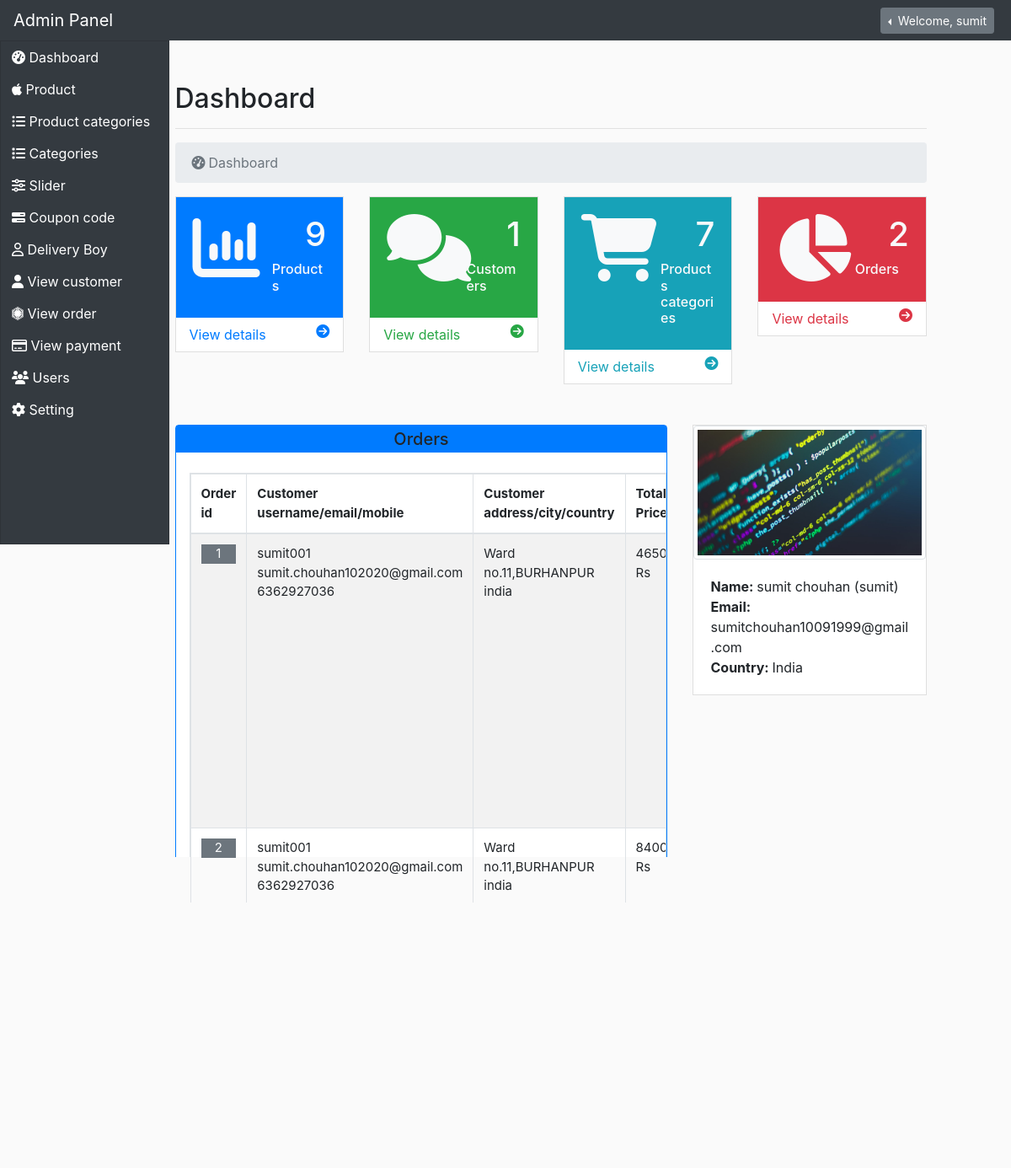
The app's page /admin_area/index.php?dashboard (signed in) with its own data.
### tables this page shows
CREATE TABLE `orders` (
  `order_id` int(11) NOT NULL,
  `delivery_address` text NOT NULL,
  `city` varchar(255) NOT NULL,
  `mobile_no` bigint(20) NOT NULL,
  `zipcode` int(100) NOT NULL,
  `customer_id` int(11) NOT NULL,
  `invoice_no` bigint(20) NOT NULL,
  `total_amount` int(100) NOT NULL,
  `order_date` timestamp NOT NULL DEFAULT current_timestamp(),
  `payment_status` text NOT NULL,
  `order_status` varchar(255) NOT NULL DEFAULT '6',
  `deliveryboy_id` int(11) NOT NULL,
  `payment_mode` varchar(255) NOT NULL,
  `payment_id` text NOT NULL
);

CREATE TABLE `customers` (
  `cus_id` int(11) NOT NULL,
  `cus_name` varchar(255) NOT NULL,
  `cus_email` varchar(255) NOT NULL,
  `cus_password` text NOT NULL,
  `cus_username` varchar(255) NOT NULL,
  `cus_country` varchar(255) NOT NULL,
  `cus_city` varchar(255) NOT NULL,
  `cus_address` text NOT NULL,
  `cus_contact` int(10) NOT NULL,
  `cus_ip` text DEFAULT NULL,
  `cus_image` varchar(255) NOT NULL,
  `status` int(11) NOT NULL DEFAULT 1,
  `email_status` int(11) NOT NULL DEFAULT 0,
  `time&date` timestamp NOT NULL DEFAULT current_timestamp()
);

### admin_area/dashboard.php (the view, shortened to what this page needs)
<?php
@include "includes/db.php";
if(!isset($_SESSION['admin'])){
    header("Location: login.php");
}else{
?>
<h2>Dashboard</h2>
<hr>
<nav>
    <ol class="breadcrumb">
        <li class="breadcrumb-item active">
            <i class="fa fa-dashboard align-middle p-1"></i> Dashboard
        </li>
    </ol>
</nav>
<div>
    <div class="row">
        <div class="col-lg-3 col-md-4">
            <div class="card">
                <div class="card-body bg-primary text-light">
                    <div class="row">
                        <div class="col-md-6">
                            <i class="fa fa-bar-chart fa-5x"></i>
                        </div>
                        <div class="col-md-6">
                                <p class="h1 text-right"><?php echo $count_product; ?></p>
                                <p class="h6 ml-0">Products</p>
                            </div>
                    </div>
                </div>
                <a href="index.php?view_prod" class="w-100 py-2 px-3 text-primary" style="text-decoration:none">
                        <p class="d-inline">View details</p>
                        <i class="float-right fa fa-arrow-circle-right"></i>
                </a>
            </div>
        </div>
        <div class="col-lg-3 col-md-4">
            <div class="card">
                <div class="card-body bg-success text-light">
                    <div class="row">
                        <div class="col-md-6">
                            <i class="fa fa-comments fa-5x"></i>
                        </div>
                        <div class="col-md-6">
                                <p class="h1 text-right"><?php echo $count_customers; ?></p>
                                <p class="h6 ml-0">Customers</p>
                            </div>
                    </div>
                </div>
                <a href="index.php?view_customer" class="w-100 py-2 px-3 text-success" style="text-decoration:none">
                        <p class="d-inline">View details</p>
                        <i class="float-right fa fa-arrow-circle-right"></i>
                </a>
            </div>
        </div>
        <div class="col-lg-3 col-md-4">
            <div class="card">
                <div class="card-body bg-info text-light">
                    <div class="row">
                        <div class="col-md-6">
                            <i class="fa fa-shopping-cart fa-5x"></i>
                        </div>
                        <div class="col-md-6">
                                <p class="h1 text-right"><?php echo $count_product_cat; ?></p>
                                <p class="h6 ml-0">Products categories</p>
                            </div>
                    </div>
                </div>
                <a href="index.php?view_p_cat" class="w-100 py-2 px-3 text-info" style="text-decoration:none">
                        <p class="d-inline">View details</p>
                        <i class="float-right fa fa-arrow-circle-right"></i>
                </a>
            </div>
        </div>
        <div class="col-lg-3 col-md-4">
            <div class="card">
                <div class="card-body bg-danger text-light">
                    <div class="row">
                        <div class="col-md-6">
                            <i class="fa fa-pie-chart fa-5x"></i>
                        </div>
                        <div class="col-md-6">
                                <p class="h1 text-right"><?php echo $count_orders; ?></p>
                                <p class="h6 ml-0">Orders</p>
                            </div>
                    </div>
                </div>
                <a href="index.php?view_order" class="w-100 py-2 px-3 text-danger" style="text-decoration:none">
                        <p class="d-inline">View details</p>
                        <i class="float-right fa fa-arrow-circle-right"></i>
                </a>
            </div>
        </div>
    </div>
</div>
<div class="row mt-5">
    <div class="col-md-8">
    <div class="panel card border border-primary rounded">
            <div class="panel-heading bg-primary py-1 text-center h5">Orders</div>
            <div class="panel-body p-2">
            <table class="table table-hover table-striped m-2 table-bordered table-responsive" style="font-size:15px;">
                    <thead>
                        <tr>
                            <th colspan=1>Order id</th>
                            <th>Customer username/email/mobile</th>
                            <th>Customer address/city/country</th>
                            <th>Total Price</th>
                        </tr>
                    </thead>
                    <tbody>
                        <?php
                        $get_orders="select orders.*,order_status.status,customers.cus_name,customers.cus_email,customers.cus_username,customers.cus_country from
                        orders,customers,order_status where customers.cus_id=orders.customer_id and order_status.id=orders.order_status";
                        $getAllOrders=mysqli_fetch_all(mysqli_query($conn,$get_orders),MYSQLI_ASSOC);
                        foreach($getAllOrders as $list){?>
                            <tr>
                                <td><a href="?oid=<?php echo $list['order_id'];?>" class="text-light" style="text-decoration:none;"><div class="bg-secondary text-center"><?php echo $list['order_id'];?></div></a></td>
                                <td><?php echo $list['cus_username'];?><br><?php echo $list['cus_email'];?><br><?php echo $list['mobile_no'];?></td>
                                <td><?php echo $list['delivery_address'];?>,<?php echo $list['city'];?><br><?php echo $list['cus_country'];?></td>
                                <td><?php echo $list['total_amount'];?> Rs</td>
                            </tr>
                            <?php
                        }
                        ?>
                    </tbody>
                </table>
                <div class="card-footer py-0">
                    <a href="index.php?view_order" class="float-right py-0 my-0 m-2 p-2">View all orders <i class="fa fa-arrow-circle-right"></i></a>
                </div>
            </div>
        </div>
    </div>
    <div class="col-md-4">
        <div class="card">
            <div class="card-img-top">
                <img src="images/card-1.jpg" alt="" class="img-thumbnail">
            </div>
            <div class="card-body">
            <?php
                $admin=$_SESSION['admin'];
                $get_admin="select * from admins where admin_username='$admin'";
                $run_admin=mysqli_query($conn,$get_admin);
                $row_admin=mysqli_fetch_assoc($run_admin);
            ?>
                <span class="d-block"><b>Name: </b><?php echo $row_admin['admin_name']; ?> (<?php echo $row_admin['admin_username']; ?>)</span>
                <span class="d-block"><b>Email: </b><?php echo $row_admin['admin_email']; ?></span>
                <span class="d-block"><b>Country: </b> <?php echo ucwords($row_admin['admin_country']); ?></span>
            </div>
        </div>
    </div>
</div>
                    <?php } ?>

### admin_area/css/style.css (style rules this page uses)
.container-fluid .row .card { border-radius:0px; }

### records on screen
orders: order_id "1", customer.cus_username "sumit001", customer.cus_email "sumit.chouhan102020@gmail.com", mobile_no "6362927036", delivery_address "Ward no.11", city "BURHANPUR", customer.cus_country "india", total_amount "4650"
orders: order_id "2", customer.cus_username "sumit001", customer.cus_email "sumit.chouhan102020@gmail.com", mobile_no "6362927036", delivery_address "Ward no.11", city "BURHANPUR", customer.cus_country "india", total_amount "8400"

### other values on screen
$_SESSION['admin'] "sumit"
$count_product "9"
$count_customers "1"
$count_product_cat "7"
$count_orders "2"
$row_admin['admin_name'] "sumit chouhan"
$row_admin['admin_username'] "sumit"
$row_admin['admin_email'] "sumitchouhan10091999@gmail.com"
$row_admin['admin_country'] "India"
